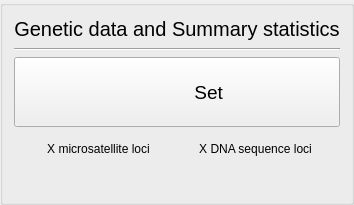
              <widget class="QGroupBox" name="groupBox_6">
               <property name="sizePolicy">
                <sizepolicy hsizetype="Expanding" vsizetype="Preferred">
                 <horstretch>0</horstretch>
                 <verstretch>0</verstretch>
                </sizepolicy>
               </property>
               <property name="autoFillBackground">
                <bool>false</bool>
               </property>
               <property name="title">
                <string/>
               </property>
               <layout class="QGridLayout" name="gridLayout_8">
                <item row="0" column="0">
                 <widget class="QLabel" name="genDataLabel">
                  <property name="sizePolicy">
                   <sizepolicy hsizetype="Preferred" vsizetype="Preferred">
                    <horstretch>0</horstretch>
                    <verstretch>0</verstretch>
                   </sizepolicy>
                  </property>
                  <property name="minimumSize">
                   <size>
                    <width>0</width>
                    <height>25</height>
                   </size>
                  </property>
                  <property name="maximumSize">
                   <size>
                    <width>16777215</width>
                    <height>25</height>
                   </size>
                  </property>
                  <property name="font">
                   <font>
                    <pointsize>15</pointsize>
                   </font>
                  </property>
                  <property name="text">
                   <string>Genetic data and Summary statistics</string>
                  </property>
                  <property name="alignment">
                   <set>Qt::AlignHCenter|Qt::AlignTop</set>
                  </property>
                 </widget>
                </item>
                <item row="1" column="0">
                 <widget class="QFrame" name="frame_2">
                  <property name="frameShape">
                   <enum>QFrame::HLine</enum>
                  </property>
                  <property name="frameShadow">
                   <enum>QFrame::Sunken</enum>
                  </property>
                 </widget>
                </item>
                <item row="2" column="0">
                 <widget class="QPushButton" name="setGeneticButton">
                  <property name="minimumSize">
                   <size>
                    <width>0</width>
                    <height>70</height>
                   </size>
                  </property>
                  <property name="font">
                   <font>
                    <pointsize>14</pointsize>
                   </font>
                  </property>
                  <property name="toolTip">
                   <string/>
                  </property>
                  <property name="text">
                   <string>            Set</string>
                  </property>
                  <property name="iconSize">
                   <size>
                    <width>50</width>
                    <height>50</height>
                   </size>
                  </property>
                  <property name="shortcut">
                   <string>Alt+G</string>
                  </property>
                 </widget>
                </item>
                <item row="3" column="0">
                 <widget class="QFrame" name="frame_6">
                  <property name="frameShape">
                   <enum>QFrame::NoFrame</enum>
                  </property>
                  <property name="frameShadow">
                   <enum>QFrame::Raised</enum>
                  </property>
                  <layout class="QGridLayout" name="gridLayout_5">
                   <property name="verticalSpacing">
                    <number>12</number>
                   </property>
                   <item row="0" column="0">
                    <widget class="QLabel" name="nbMicrosatLabel">
                     <property name="text">
                      <string>X microsatellite loci</string>
                     </property>
                     <property name="alignment">
                      <set>Qt::AlignBottom|Qt::AlignHCenter</set>
                     </property>
                    </widget>
                   </item>
                   <item row="0" column="1">
                    <widget class="QLabel" name="nbSequencesLabel">
                     <property name="text">
                      <string>X DNA sequence loci</string>
                     </property>
                     <property name="alignment">
                      <set>Qt::AlignBottom|Qt::AlignHCenter</set>
                     </property>
                    </widget>
                   </item>
                   <item row="1" column="0">
                    <widget class="QLabel" name="nbGroupLabel">
                     <property name="sizePolicy">
                      <sizepolicy hsizetype="Preferred" vsizetype="Preferred">
                       <horstretch>0</horstretch>
                       <verstretch>0</verstretch>
                      </sizepolicy>
                     </property>
                     <property name="minimumSize">
                      <size>
                       <width>0</width>
                       <height>0</height>
                      </size>
                     </property>
                     <property name="baseSize">
                      <size>
                       <width>0</width>
                       <height>0</height>
                      </size>
                     </property>
                     <property name="text">
                      <string/>
                     </property>
                     <property name="alignment">
                      <set>Qt::AlignHCenter|Qt::AlignTop</set>
                     </property>
                    </widget>
                   </item>
                   <item row="1" column="1">
                    <widget class="QLabel" name="nbSumStatsLabel">
                     <property name="sizePolicy">
                      <sizepolicy hsizetype="Preferred" vsizetype="Preferred">
                       <horstretch>0</horstretch>
                       <verstretch>0</verstretch>
                      </sizepolicy>
                     </property>
                     <property name="minimumSize">
                      <size>
                       <width>0</width>
                       <height>0</height>
                      </size>
                     </property>
                     <property name="text">
                      <string/>
                     </property>
                     <property name="alignment">
                      <set>Qt::AlignHCenter|Qt::AlignTop</set>
                     </property>
                    </widget>
                   </item>
                  </layout>
                 </widget>
                </item>
               </layout>
              </widget>
